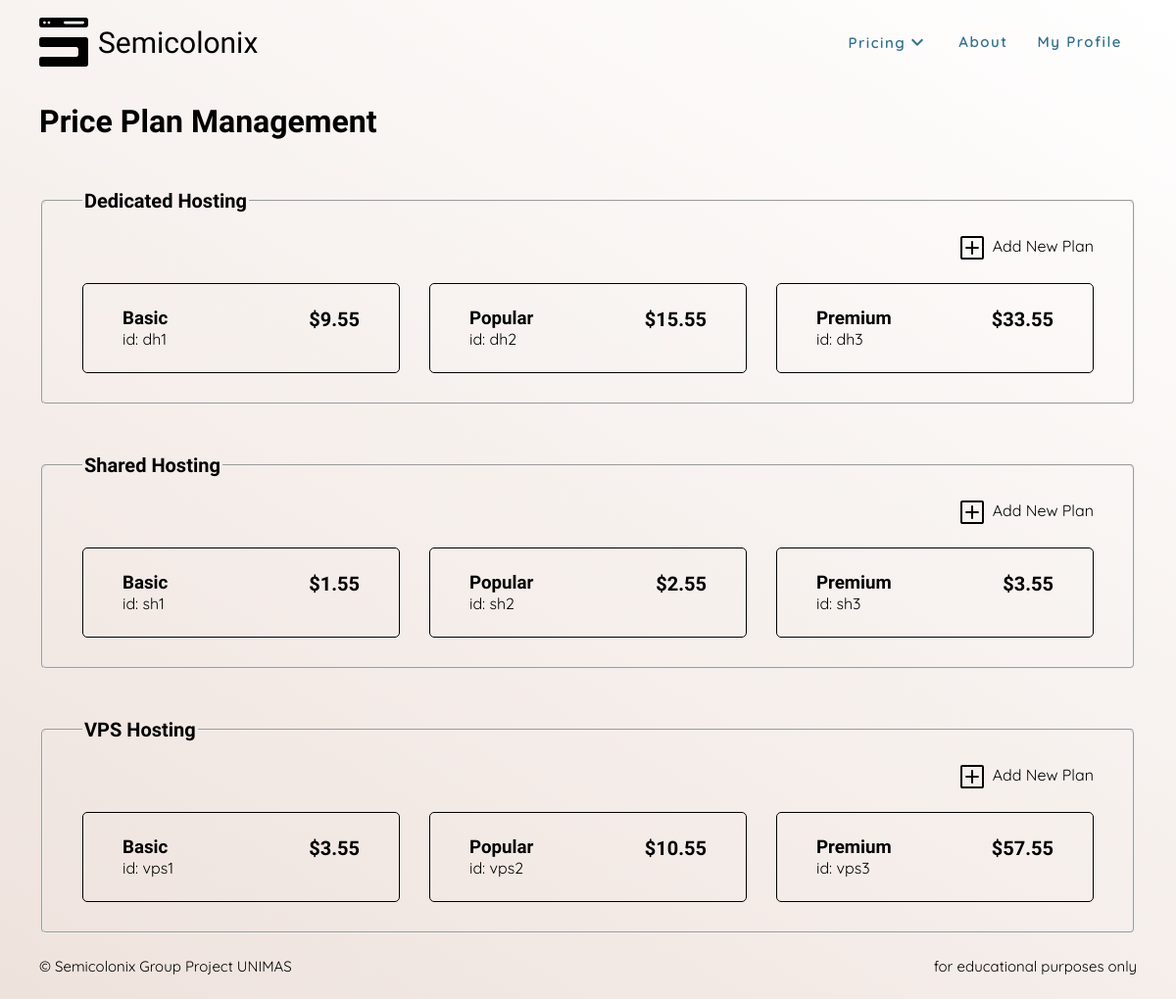
Page /admin/manage-price-plan.php (signed in) on the earlier database version.
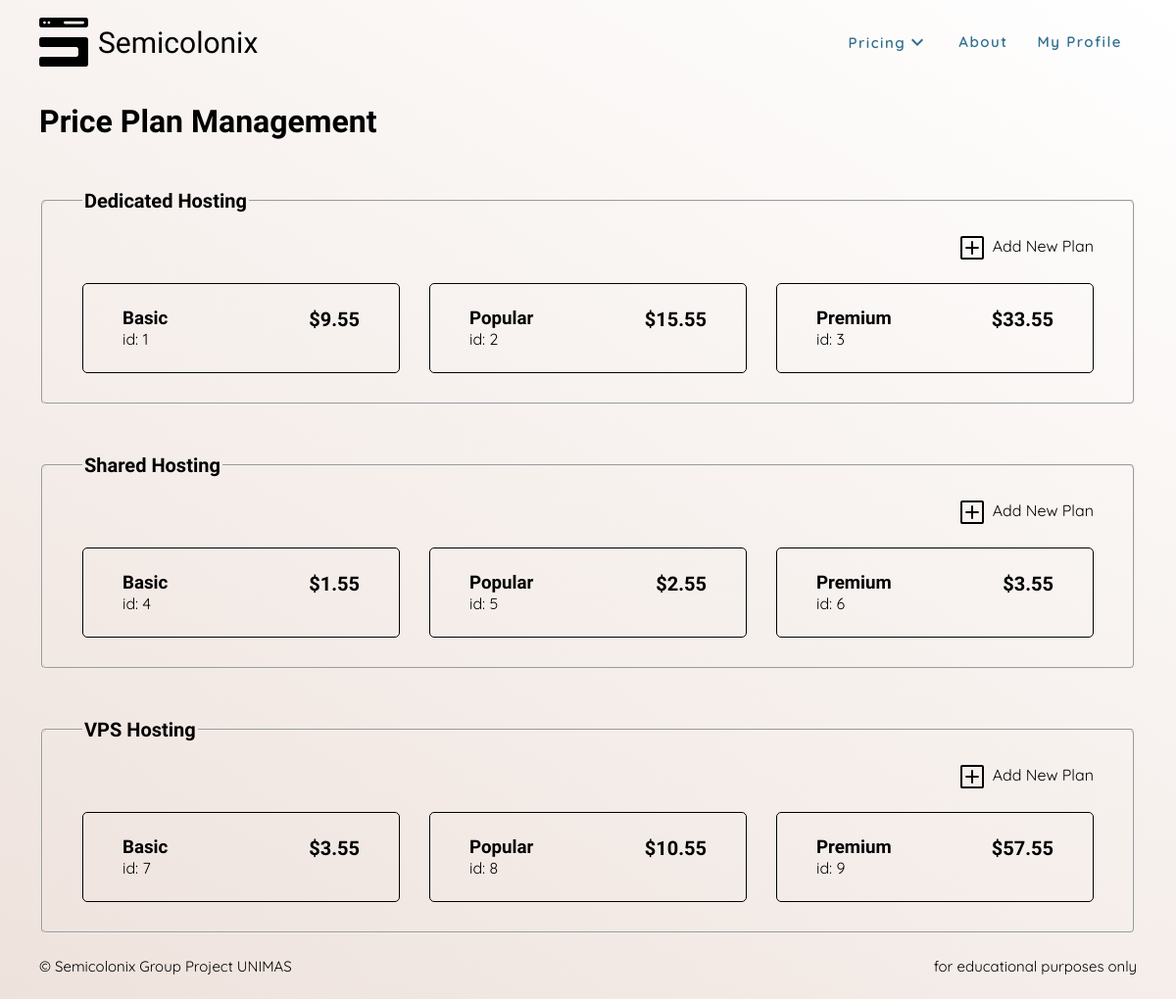
Same page on the later database version.
### tables this page shows
CREATE TABLE `product` (
  `prod_id` int(10) NOT NULL,
  `prod_name` varchar(256) NOT NULL,
  `prod_title` varchar(256) NOT NULL,
  `prod_subtitle` varchar(256) NOT NULL,
  `prod_category` enum('Shared','VPS','Dedicated','') NOT NULL,
  `prod_price` float(5,2) NOT NULL
);

### admin/manage-price-plan.php (the view, shortened to what this page needs)
<!DOCTYPE html>
<html lang="en">
<head>
    <link rel="stylesheet" href="/css/main.css">
    <link rel="stylesheet" href="/css/admin-manage-price-plan.css">
</head>
<body class="flex-col">
    <?php
    if (!isset($_SESSION['loggedin']) || !$_SESSION['loggedin']) {
        header("Location: /pages/login_form.php");
    } else {
        require_once($_SERVER['DOCUMENT_ROOT'] . "/includes/nav.php");
    }
    ?>
    <div class="main-container">
        <h1>Price Plan Management</h1>
        <?php
        require_once($_SERVER['DOCUMENT_ROOT'] . "/config/conn.php");
        $query = "SELECT DISTINCT prod_category FROM product";
        $result = $conn->query($query);
        foreach ($result as $row) {
            $category = $row['prod_category'];
            $query = "SELECT * FROM product WHERE prod_category = '" . $category . "'";
            $result2 = $conn->query($query);
            if ($result2) {
                echo "<fieldset>";
                echo "<legend class='text-h1 font-primary font-w-600'>" . $row['prod_category'] . " Hosting</legend>";
                echo "<div class='w-100 flex-col'>";
                echo "<a id-add-btn href=''>";
                echo "<span class='icon-addBtn'></span>";
                echo "<span>Add New Plan</span>";
                echo "</a>";
                echo "</div>";
                echo "<div class='price-layout'>";
                foreach ($result2 as $row) {
                    echo "<a class='w-100' target='_blank' href='/admin/edit-price-plan.php?prod_id=" . $row['prod_id'] . "'> ";
                    echo "<div class='price-component flex-row between'>";
                    echo "<div>";
                    echo "<h3>" . $row['prod_title'] . "</h3>";
                    echo "<p>id: " . $row['prod_id'] . "</p>";
                    echo "</div>";
                    echo "<p class='font-primary text-h1 margin-0'><b>$" . $row['prod_price'] . "</b></p>";
                    echo "</div>";
                    echo "</a>";
                }
                echo "</div>";
                echo "</fieldset>";
            } else {
                echo "No data found";
            }
        }
        ?>
    </div>
    <?php require_once($_SERVER['DOCUMENT_ROOT'] . "/includes/footer.php"); ?>
</body>
</html>

### includes/nav.php (shortened to what this page needs)
<nav id="nav-bar" class="w-100 flex-row between" role="navigation">
    <?php
    if (isset($_SESSION['loggedin']) && $_SESSION['loggedin']) {
        if ($_SESSION['role'] == "admin") {
            echo "<a id='logo' href='/admin/dashboard.php'>";
        } else {
            echo "<a id='logo' href='/index.php'>";
        }
    } else {
        echo "<a id='logo' href='/index.php'>";
    }
    ?>
    <div class="flex-row middle">
        <h1 class="black font-w-400 text-title margin-0">Semicolonix</h1>
    </div>
    </a>
    <div class="flex-row">
        <?php
        if (isset($_SESSION['loggedin']) && $_SESSION['loggedin']) {
            if ($_SESSION['role'] == "admin") {
                echo "<a class='c1 text-normal font-w-600' href='/admin/dashboard.php'>Dashboard</a>";
            } else {
                echo "<div class='dropdown flex-row'>";
                echo "<div class='flex-row middle'>
                    <span class='c1 text-normal font-w-600'>Pricing</span>
                    <img class='rotate-180' src='/assets/icon/drop-down.svg' alt=''>
                </div>";
                echo "</div>";
                echo "<a class='c1 text-normal font-w-600' href='/pages/about.php'>About</a>";
            }
            echo "<a class='c1 text-normal font-w-600' href='/pages/myprofile.php'>My Profile</a>";
        }
        ?>
    </div>
</nav>

### includes/footer.php
<footer class="flex-row between">
    <p class="font-second font-w-400 text-normal">&copy; Semicolonix Group Project UNIMAS</p>
    <p class="font-second font-w-400 text-normal">for educational purposes only</p>
</footer>

### css/main.css (style rules this page uses)
:root { --color-black: black; --color-white: #ffffff; --color-c1: #31708e; --color-c2: #88bdbc; --color-c3: #eee2dc; --color-c4: #b1a296; --font-primary: "Syncopate", sans-serif; --font-second: "Quicksand", sans-serif; --font-size-title: 30px; --font-size-h1: 20px; --font-size-normal: 15px; --font-size-small: 12px; font-family: var(--font-primary); }
html, body { height: 100%; width: 100%; background-image: linear-gradient(210deg, var(--color-white), var(--color-c3)); background-repeat: no-repeat; background-attachment: fixed; scroll-behavior: smooth; }
a { width: fit-content; height: fit-content; text-decoration: none; color: var(--color-black); }
h1, h2, h3, h4, h5, strong { margin: 0; font-weight: 600; font-family: var(--font-primary); }
a, p, body, html, div, iframe, img, span { margin: 0; border: 0; text-decoration: none; }
a, div, p, span { display: block; font-family: var(--font-second); }
.font-primary { font-family: var(--font-primary); }
.font-second { font-family: var(--font-second); }
.font-w-400 { font-weight: 400; }
.font-w-600 { font-weight: 600; }
.black { --color-current: var(--color-black); color: var(--color-current); }
.c1 { --color-current: var(--color-c1); color: var(--color-current); }
.text-title { font-size: var(--font-size-title); }
.text-h1 { font-size: var(--font-size-h1); }
.text-normal { font-size: var(--font-size-normal); }
.flex-row { display: flex; flex-direction: row; flex-wrap: wrap; }
.flex-col { display: flex; flex-direction: column; }
.flex-row.between { justify-content: space-between; }
.w-100 { width: 100%; max-width: 100%; }
.middle { display: flex; align-items: center; }
.margin-0 { margin: 0; }
.main-container { display: flex; flex-direction: column; flex-grow: 1; padding: 105px 40px 0px 40px; width: 100%; max-width: 100%; box-sizing: border-box; }
footer { width: 100%; padding: 24px 40px; box-sizing: border-box; }

### css/admin-manage-price-plan.css (style rules this page uses)
.price-layout { display: grid; width: 100%; grid-template-columns: repeat(3, minmax(100px, 1fr)); gap: 30px; }
.price-component { border: 1px solid black; border-radius: 5px; padding: 24px 40px; box-sizing: border-box; transition: all 0.6s ease; }
fieldset { border-radius: 5px; padding: 24px 40px 30px 40px; box-sizing: border-box; margin-top: 50px; }
[id-add-btn] { display: flex; flex-direction: row; align-self: flex-end; margin-bottom: 24px; transition: all 0.6s ease; }

### css/nav.css (style rules this page uses)
#nav-bar { position: fixed; padding: 18px 40px; box-sizing: border-box; background-image: linear-gradient(30deg, var(--color-c3), var(--color-white)); background-repeat: no-repeat; background-attachment: fixed; z-index: 3; }
.logo { width: 50px; height: auto; height: fit-content; margin-right: 10px; }
#nav-bar > div > a { color: var(--color-c1); font-size: var(--font-size-normal); padding: 15px; letter-spacing: 1.5px; }
.dropdown { position: relative; display: inline-block; cursor: pointer; padding: 0 15px; letter-spacing: 1.5px; }
.rotate-180 { width: 24px; height: 24px; transition: all 0.6s ease; }

Differences in the rows shown:
removed product: prod_title "Basic", prod_id "dh1", prod_price "9.55", shown under "Dedicated"
removed product: prod_title "Popular", prod_id "dh2", prod_price "15.55", shown under "Dedicated"
removed product: prod_title "Premium", prod_id "dh3", prod_price "33.55", shown under "Dedicated"
removed product: prod_title "Basic", prod_id "sh1", prod_price "1.55", shown under "Shared"
removed product: prod_title "Popular", prod_id "sh2", prod_price "2.55", shown under "Shared"
removed product: prod_title "Premium", prod_id "sh3", prod_price "3.55", shown under "Shared"
removed product: prod_title "Basic", prod_id "vps1", prod_price "3.55", shown under "VPS"
removed product: prod_title "Popular", prod_id "vps2", prod_price "10.55", shown under "VPS"
removed product: prod_title "Premium", prod_id "vps3", prod_price "57.55", shown under "VPS"
added product: prod_title "Basic", prod_id "1", prod_price "9.55", shown under "Dedicated"
added product: prod_title "Popular", prod_id "2", prod_price "15.55", shown under "Dedicated"
added product: prod_title "Premium", prod_id "3", prod_price "33.55", shown under "Dedicated"
added product: prod_title "Basic", prod_id "4", prod_price "1.55", shown under "Shared"
added product: prod_title "Popular", prod_id "5", prod_price "2.55", shown under "Shared"
added product: prod_title "Premium", prod_id "6", prod_price "3.55", shown under "Shared"
added product: prod_title "Basic", prod_id "7", prod_price "3.55", shown under "VPS"
added product: prod_title "Popular", prod_id "8", prod_price "10.55", shown under "VPS"
added product: prod_title "Premium", prod_id "9", prod_price "57.55", shown under "VPS"
